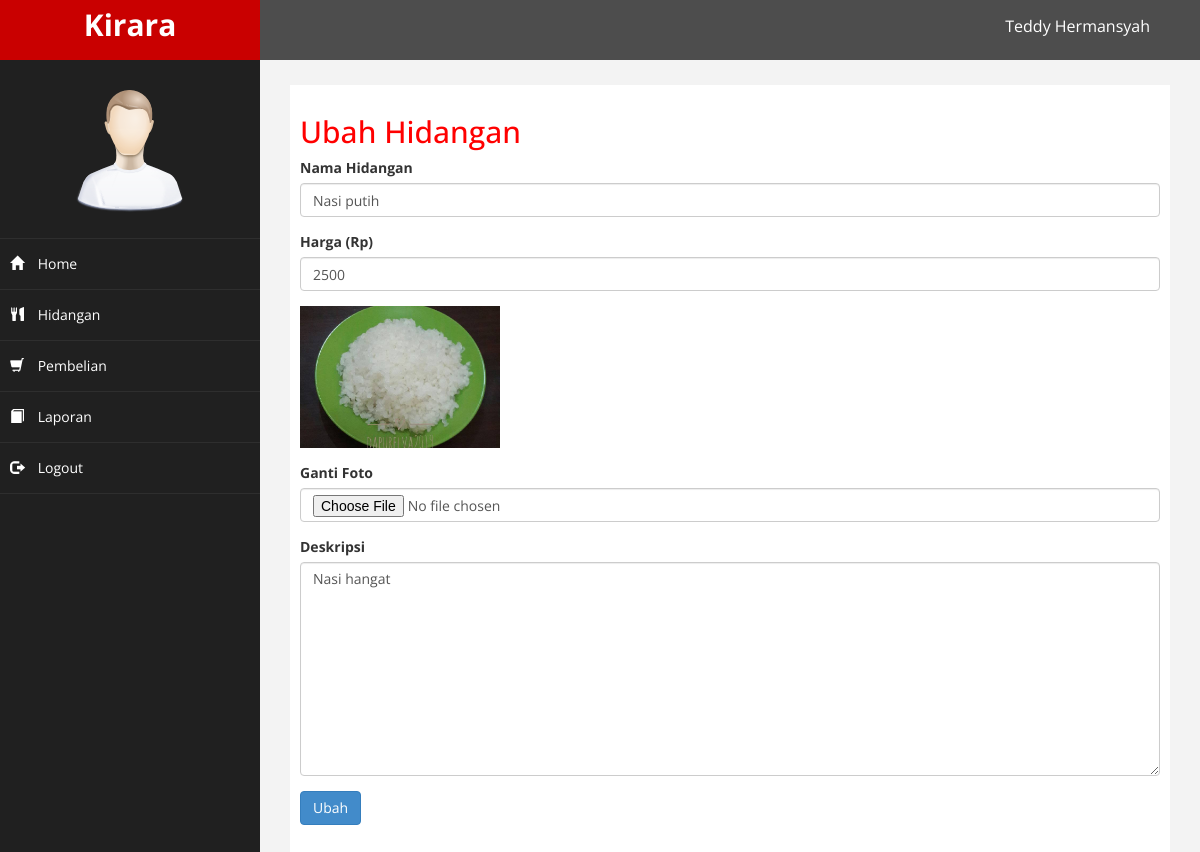
/admin/index.php?halaman=ubah_hidangan&id=1 (signed in), run on the app's committed database.
### tables this page shows
CREATE TABLE `hidangan` (
  `id_hidangan` int(11) NOT NULL,
  `nama_hidangan` varchar(100) NOT NULL,
  `harga_hidangan` int(11) NOT NULL,
  `foto_hidangan` varchar(100) NOT NULL,
  `deskripsi_hidangan` text NOT NULL,
  `status_hidangan` varchar(100) NOT NULL DEFAULT 'Tersedia'
);

### admin/ubah_hidangan.php (the view, shortened to what this page needs)
<h2>Ubah Hidangan</h2>
<?php
$ambil=$koneksi->query("SELECT * FROM hidangan WHERE id_hidangan='$_GET[id]'");
$pecah=$ambil->fetch_assoc();
?>
<form method="post" enctype="multipart/form-data">
	<div class="form-group">
		<label>Nama Hidangan</label>
		<input type="text" class="form-control" name="nama" value="<?php echo $pecah['nama_hidangan']; ?>">
	</div>
	<div class="form-group">
		<label>Harga (Rp)</label>
		<input type="number" class="form-control" name="harga" value="<?php echo $pecah['harga_hidangan']; ?>">
	</div>
	<div class="form-group">
		<img src="../foto_hidangan/<?php echo $pecah['foto_hidangan'] ?>" width="200">
	</div>
	<div class="form-group">
		<label>Ganti Foto</label>
		<input type="file" class="form-control" name="foto">
	</div>
	<div class="form-group">
		<label>Deskripsi</label>
		<textarea class="form-control" name="deskripsi" rows="10"><?php echo $pecah['deskripsi_hidangan']; ?></textarea>
	</div>
	<button class="btn btn-primary" name="ubah">Ubah</button>
</form>

### admin/assets/css/custom.css (style rules this page uses)
body { font-family: 'Open Sans', sans-serif; }
h2 { color: #f00; }

### data on the page
hidangan: nama "Nasi putih", harga "2500", foto_hidangan (picture), deskripsi "Nasi hangat"
